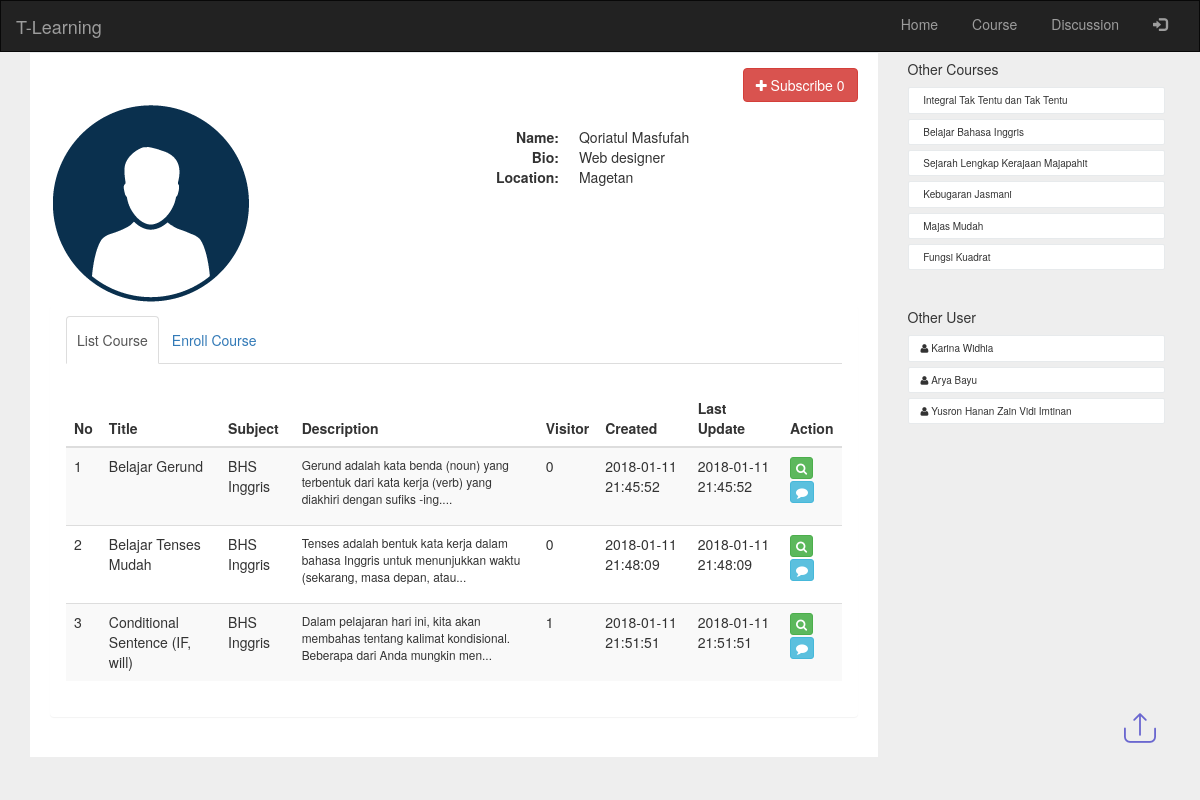
Page /qori on the committed database.
### tables this page shows
CREATE TABLE `user` (
  `id_user` int(5) NOT NULL,
  `email` varchar(200) NOT NULL,
  `username` varchar(40) NOT NULL,
  `password` text NOT NULL,
  `name` text NOT NULL,
  `city` varchar(100) NOT NULL,
  `bio` text NOT NULL,
  `photo` varchar(200) NOT NULL DEFAULT 'profile.png',
  `role` int(1) NOT NULL,
  `status` int(1) NOT NULL DEFAULT '0',
  `created_at` datetime NOT NULL,
  `last_update` datetime NOT NULL
);

CREATE TABLE `course_title` (
  `id_title` int(5) NOT NULL,
  `id_user` int(5) NOT NULL,
  `title` varchar(200) NOT NULL,
  `subject` varchar(25) NOT NULL,
  `description` text NOT NULL,
  `thumbnail` text NOT NULL,
  `created_at` datetime NOT NULL,
  `last_update` datetime NOT NULL,
  `status` int(1) NOT NULL DEFAULT '0',
  `pick` int(1) NOT NULL DEFAULT '0',
  `visitor` int(5) NOT NULL,
  `random_code` varchar(11) NOT NULL
);

### application/controllers/myaccount.php (called while the page is built, shortened)
<?php
class Myaccount extends CI_Controller {
	public function __construct()
	{
		$this->load->model('course_model');
		$this->load->model('auth_model');
		$this->load->model('home_model');
	}
		public function user_profile($usrnm){
		$username = $usrnm;
		$user_id = $this->auth_model->GetUser(['username' => $username])->row('id_user');
		$enrolled = $this->home_model->GetEnrolled($user_id);
		if (empty($user_id)) {
			redirect('eror404');
		}
		else{
		$other_user = $this->home_model->GetOtherUser($user_id);
		$other_courses = $this->home_model->GetOtherCourses($user_id);
		$list_courses = '';
		$title = $this->input->get('title');
		$subject = $this->input->get('subject');
		if (empty($title) && empty($subject)) {
		$list_courses = $this->course_model->GLCUserAccount('',$user_id);
		}
		$username = array();
		$like_amount = array();
		$comment_amount = array();
		$liked = array();
		$subscribed = array();
		$subs_amount = array();
		foreach ($list_courses as $courses) {
			$username[$courses->id_user] = $this->auth_model->GetUser(['id_user' => $courses->id_user])->row('username');
			$like_amount[$courses->id_title] = $this->home_model->GetSelectData('COUNT(id_likecourse) as like_amount',['id_title' => $courses->id_title],'like_course')->row('like_amount');
			$comment_amount[$courses->id_title] = $this->home_model->GetSelectData('COUNT(id_comment) as comment_amount',['id_title' => $courses->id_title],'comment')->row('comment_amount');
		}
		if (!empty($title) || !empty($subject)) {
				$data = [
				'list_subject'	=> $this->course_model->GetSubject(),
				'like_amount'	=> $like_amount,
				'comment_amount'=> $comment_amount,
				'liked'			=> $liked,
				'username' 		=> $username,
				'list_courses' 	=> $list_courses,
				'title'		 	=> $title,
				'subject'		=> $subject,
				'user_info'		=> $this->auth_model->GetUser(['id_user' => $user_id])->row(),
				'subscribed'	=> $subscribed,
				'subs_amount'	=> $subs_amount,
				'username_id'	=> $usrnm,
				'enroll'		=> $enrolled,
				'other_courses' => $other_courses,
				'other_user'    => $other_user,
				'main_view'		=> 'acc_view',
					];
		}
		else{
				$data = [
				'list_subject'	=> $this->course_model->GetSubject(),
				'like_amount'	=> $like_amount,
				'comment_amount'=> $comment_amount,
				'liked'			=> $liked,
				'username' 		=> $username,
				'list_courses' 	=> $list_courses,
				'user_info'		=> $this->auth_model->GetUser(['id_user' => $user_id])->row(),
				'subscribed'	=> $subscribed,
				'subs_amount'	=> $subs_amount,
				'username_id'	=> $usrnm,
				'enroll'		=> $enrolled,
				'other_courses' => $other_courses,
				'other_user'    => $other_user,
				'main_view'		=> 'acc_view',
					];
		}
		$this->load->view('templet', $data);
	}
}
	}

### index.php (called while the page is built, shortened)
<?php
require_once BASEPATH.'core/CodeIgniter.php';

### application/models/course_model.php (called while the page is built, shortened)
<?php
class Course_model extends CI_Model {
    public function GLCUserAccount($keyword,$id_user){
        $user_in = $this->session->userdata('logged_id');
        if ($id_user == $user_in) {
        if (empty($keyword)) {
        return $this->db
            ->where('id_user', $id_user)
            ->where('status !=', '2')
            ->limit(15,0)
            ->get('course_title')
            ->result();
        }
        else{
        return $this->db
            ->where($keyword)
            ->where('id_user', $id_user)
            ->where('status !=', '2')
            ->limit(15,0)
            ->get('course_title')
            ->result();
        }
        }
        else{
        if (empty($keyword)) {
        return $this->db
            ->where('id_user', $id_user)
            ->where('status', '1')
            ->limit(15,0)
            ->get('course_title')
            ->result();
        }
        }
    }
	public function GetSubject(){
		return $this->db->where('type', 'subject')->order_by('code','ASC')->get('config')->result();
	}
}

### application/models/home_model.php (called while the page is built, shortened)
<?php
class Home_model extends CI_Model {
  public function GetOtherCourses($id_user){
    return $this->db->limit(6,0)
            ->where(['status'=>'1','id_user !='=> $id_user])
            ->where('id_user !=', $this->session->userdata('logged_id'))
            ->get('course_title')
            ->result();
  }
  public function GetOtherUser($id_user){
    return $this->db->limit(6,0)
            ->where(['status'=>'0','id_user !='=> $id_user,])
            ->where('id_user !=', $this->session->userdata('logged_id'))
            ->get('user')
            ->result();
  }
    public function GetSelectData($select,$where,$table)
    {
      return $this->db->select($select)->where($where)->get($table);
    }
}

### application/models/auth_model.php (called while the page is built, shortened)
<?php
class Auth_model extends CI_Model {
	public function GetUser($where)
    {
      return $this->db->where($where)->get('user');
    }
}

### application/views/acc_view.php (the view, shortened to what this page needs)
<div class="container">
<div class="row">
        <div class="col-md-9">
            <div class="wrapper wrapper-content animated fadeInUp">
                <div class="ibox">
                    <div class="ibox-content">
                        <div class="row">
                            <div class="col-lg-12">
                                <div class="m-b-md">
                                  <?php
                  $subss_amount = '0';
                  if ($this->session->userdata('logged_id') == $user_info->id_user) {
                 ?>
                 <button class="btn btn-default btn-xs pull-right" style="margin-left: 25px;"><i class="fa fa-pencil"></i><a href="#" data-toggle="modal" data-target="#edituser"> Edit Account</a></button>
                 <button class="btn btn-default btn-xs pull-right" style="margin-left: 25px;"><i class="fa fa-plus"></i><a href="#" data-toggle="modal" data-target="#modalpost"> Add Course</a></button>
                 <?php
     if(!empty($notif)) {
            echo '<div class="alert alert-warning alert-dismissible" role="alert">
                <button type="button" class="close" data-dismiss="alert" aria-label="Close"><span aria-hidden="true">×</span></button>
                '.$notif.'
            </div>';
          } ?>
                 <button class="btn btn-danger btn-xs pull-right"><a href="#" data-toggle="modal" data-target="" class="subs_false"><i class="fa fa-users"></i> Subscriber  <?php echo $subss_amount; ?></a></button>
                 <?php }
                 else {
                    $text = 'Subscribe';
                    $subs = 'btn-danger';
                    $a_subs ='subs_false' ;
                    $i_subs ='fa fa-plus';
                  ?>
                  <button class="btn <?php echo $subs; ?> subs_in pull-right" id="<?php echo $user_info->id_user; ?>"><a href="#" class="<?php echo $a_subs; ?>"><i class="<?php echo $i_subs; ?>"></i> <?php echo $text; ?>  <?php echo $subss_amount; ?></a></button>
                <?php } ?>
                                </div>
                            </div>
                        </div>
                        <div class="row">
                            <div class="col-lg-5">
                                <?php
                                  if ($this->session->userdata('logged_id') == $user_info->id_user) {
                                   ?>
                                   <form id="formfoto" action="<?php echo base_url();?>myaccount/editphoto" method="post" enctype="multipart/form-data">
                                      <div class="custom-input-file" id="previewavatar" style="background-image:url('<?php echo base_url() ?>assets/images/<?php echo $user_info->photo; ?>');border-radius: 50%; float: left; margin-left: 80px;">
                                          <label class="uploadPhoto">
                                              Edit
                                              <input type="file" id="filefoto" name="photoprofile" class="change-avatar changephoto">
                                          </label>
                                      </div>
                                   </form>
                                   <?php }
                                   else { ?>
                                  <div>
                                      <img src="<?php echo base_url() ?>assets/images/<?php echo $user_info->photo; ?>" alt="" class="img-responsive profile-photo" style="border-radius: 50%; float: left;" height="200px" width="200px" />
                                  </div>
                                      <?php } ?>
                            </div>
                            <div class="col-lg-7" id="cluster_info">
                                <dl class="dl-horizontal" style="margin-top: 25px;">
                                    <dt>Name:</dt> <dd><?php echo $user_info->name; ?></dd>
                                    <dt>Bio:</dt> <dd><?php echo $user_info->bio; ?></dd>
                                    <dt>Location:</dt> <dd><?php echo $user_info->city; ?></dd>
                                </dl>
                            </div>
                        </div>
                        <div class="row m-t-sm">
                            <div class="col-lg-12">
                            <div class="panel blank-panel">
                            <div class="panel-heading">
                                <div class="panel-options">
                                    <ul class="nav nav-tabs">
                                        <li class="active"><a href="#tab-1" data-toggle="tab" aria-expanded="false">List Course</a></li>
                                        <li class=""><a href="#tab-3" data-toggle="tab" aria-expanded="true">Enroll Course</a></li>
                                    </ul>
                                </div>
                            </div>
                            <div class="panel-body">
                            <div class="tab-content">
                            <div class="tab-pane active" id="tab-1">
                             <table class="table table-striped">
                                    <?php if (!empty($list_courses)) { ?>
                                    <thead>
                                    <tr>
                                        <th>No</th>
                                        <th>Title</th>
                                        <th>Subject</th>
                                        <th>Description</th>
                                        <th>Visitor</th>
                                        <th>Created</th>
                                        <th>Last Update</th>
                                        <th>Action</th>
                                    </tr>
                                    </thead>
                                    <tbody>
                                        <?php
                                        $i=1;
                                        foreach ($list_courses as $courses) {  ?>
                                    <tr>
                                        <td><?php echo $i++ ?></td>
                                        <td><?php echo $courses->title ?></td>
                                        <td><?php echo $courses->subject ?></td>
                                        <td>
                                        <p class="small">
                                            <?php echo substr($courses->description, 0,105) ?>...
                                        </p>
                                        </td>
                                        <td><?php echo $courses->visitor ?></td>
                                        <td><?php echo $courses->created_at ?></td>
                                        <td><?php echo $courses->last_update ?></td>
                                        <td><a href="#" data-toggle="modal" data-target="#lesson" id="<?php echo $courses->random_code ?>" class="btn btn-xs btn-success lesson_view" title="enroll course"><i class="fa fa-search"></i></a><br><a href="<?php echo base_url().'discuss/'.$courses->random_code ?>" class="btn btn-xs btn-info" title="discussion course"><i class="fa fa-comment"></i></a><br>
                                        </td>
                                    </tr>
                                    <?php } }
                                    else {
                                      echo '<img src="'.base_url().'assets/images/Asset 44.png" alt="" width="200px" style="display: block;margin: 0 auto;"/>';
                                    } ?>
                                    </tbody>
                                </table>
                            </div>
                            </div>
                            </div>
                            </div>
                            </div>
                        </div>
                    </div>
                </div>
            </div>
        </div>
        <div class="col-md-3">
            <div class="wrapper wrapper-content project-manager">
                <h5>Other Courses</h5>
                <ul class="tag-list" style="padding: 0">
                    <?php foreach ($other_courses as $oc) { ?>
                    <li><a href="<?php echo base_url().'lesson/'.$oc->random_code; ?>"><i class="fa graduation-cap"></i> <?php echo $oc->title ?></a></li>
                 <?php } ?>
                </ul>
                <br>
                <h5>Other User</h5>
                <ul class="tag-list" style="padding: 0">
                    <?php foreach ($other_user as $ou) { ?>
                    <li><a href="<?php echo base_url().$ou->username; ?>"><i class="fa fa-user"></i> <?php echo $ou->name ?></a></li>
                 <?php } ?>
                </ul>
            </div>
        </div>
    </div>
</div>

### assets/css/style.css (style rules this page uses)
h1,h2,h3,h4,h5,h6 { font-family: 'Lato', sans-serif; }
ul ,ol { padding:0; }
h1,h2,h3,h4,h5,h6 { margin:0; }
@media (max-width:1280px) { .nav>li>a { padding: 13px 10px !important; } }

### assets/css/chocolat.css (style rules this page uses)
body { margin:0; padding:0; }

### application/views/templet.php (style rules this page uses)
body { margin-top:20px; ; }
.project-manager .tag-list li a { font-size: 10px; background-color: white; padding: 5px 12px; color: inherit; border-radius: 2px; border: 1px solid #e7eaec; margin-right: 5px; margin-top: 5px; display: block; }
.ibox { clear: both; margin-bottom: 25px; margin-top: 0; padding: 0; }
.ibox:after, .ibox:before { display: table; }
.ibox-content { background-color: #ffffff; color: inherit; padding: 15px 20px 20px 20px; border-color: #e7eaec; border-image: none; border-style: solid solid none; border-width: 1px 0; }
ul.notes li, ul.tag-list li { list-style: none; }
a.subs_false { color:#fff; }

### application/views/acc_view.php (style rules this page uses)
body { background: #eee; }

### rows in the picture
user: id_user "Subscribe", photo (placeholder picture), name "Qoriatul Masfufah", bio "Web designer", city "Magetan"
course_title: title "Belajar Gerund", subject "BHS Inggris", description "Gerund adalah kata benda (noun) yang terbentuk dari kata kerja (verb) yang diakhiri dengan sufiks -ing.", visitor "0", created_at "2018-01-11 21:45:52", last_update "2018-01-11 21:45:52"
course_title: title "Belajar Tenses Mudah", subject "BHS Inggris", description "Tenses adalah bentuk kata kerja dalam bahasa Inggris untuk menunjukkan waktu (sekarang, masa depan, atau", visitor "0", created_at "2018-01-11 21:48:09", last_update "2018-01-11 21:48:09"
course_title: title "Conditional Sentence (IF, will)", subject "BHS Inggris", description "Dalam pelajaran hari ini, kita akan membahas tentang kalimat kondisional. Beberapa dari Anda mungkin men", visitor "1", created_at "2018-01-11 21:51:51", last_update "2018-01-11 21:51:51"
course_title: title "Integral Tak Tentu dan Tak Tentu"
course_title: title "Belajar Bahasa Inggris"
course_title: title "Sejarah Lengkap Kerajaan Majapahit"
course_title: title "Kebugaran Jasmani"
course_title: title "Majas Mudah"
course_title: title "Fungsi Kuadrat"
user: name "Karina Widhia"
user: name "Arya Bayu"
user: name "Yusron Hanan Zain Vidi Imtinan"

### other values in the picture
$subss_amount "0"
